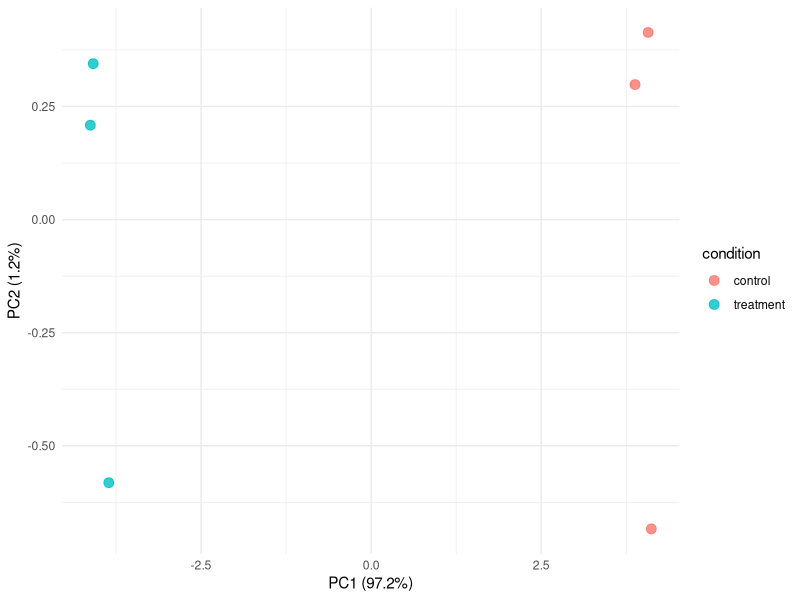

Source code (R):
library(ggplot2)

expr <- read.csv("expression_matrix.csv", row.names = 1)
meta <- read.csv("sample_metadata.csv")

# Transpose: samples as rows, genes as columns
X <- t(expr)

# Remove zero-variance genes
gene_var <- apply(X, 2, var)
X <- X[, gene_var > 0]
stopifnot(all(is.finite(X)))

# PCA
pca_res <- prcomp(X, center = TRUE, scale. = TRUE)
var_explained <- summary(pca_res)$importance[2, 1:2] * 100

# Build plot data
pca_df <- data.frame(
  PC1       = pca_res$x[, 1],
  PC2       = pca_res$x[, 2],
  condition = meta$condition
)

p <- ggplot(pca_df, aes(x = PC1, y = PC2, color = condition)) +
  geom_point(size = 3, alpha = 0.8) +
  labs(
    x = sprintf("PC1 (%.1f%%)", var_explained[1]),
    y = sprintf("PC2 (%.1f%%)", var_explained[2])
  ) +
  theme_minimal()
ggsave("pca_plot.png", p, width = 8, height = 6, dpi = 100)
